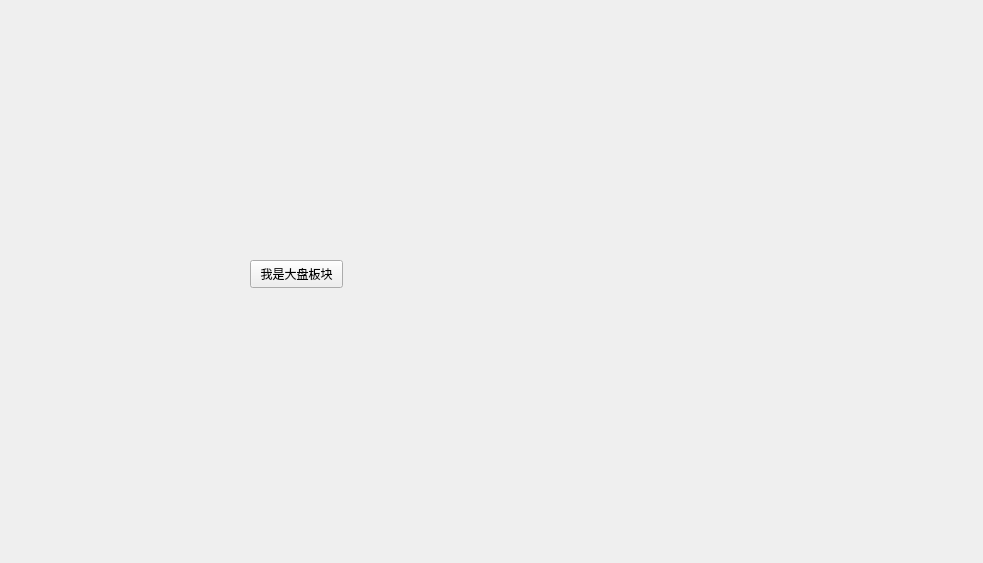
<?xml version="1.0" encoding="UTF-8"?>
<ui version="4.0">
 <class>Form</class>
 <widget class="QWidget" name="Form">
  <property name="geometry">
   <rect>
    <x>0</x>
    <y>0</y>
    <width>983</width>
    <height>563</height>
   </rect>
  </property>
  <property name="windowTitle">
   <string>Form</string>
  </property>
  <widget class="QPushButton" name="pushButton">
   <property name="geometry">
    <rect>
     <x>250</x>
     <y>260</y>
     <width>93</width>
     <height>28</height>
    </rect>
   </property>
   <property name="text">
    <string>我是大盘板块</string>
   </property>
  </widget>
 </widget>
 <resources/>
 <connections/>
</ui>
